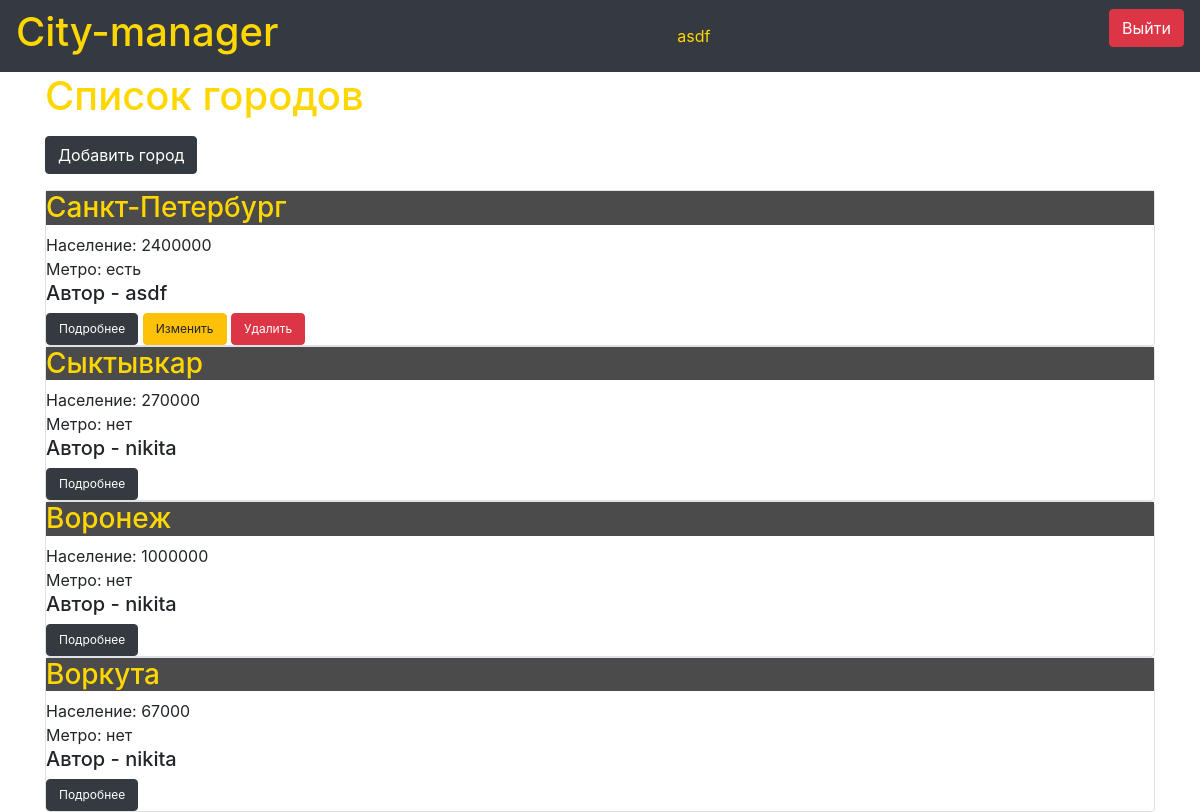
Page / (signed in) on the earlier database version.
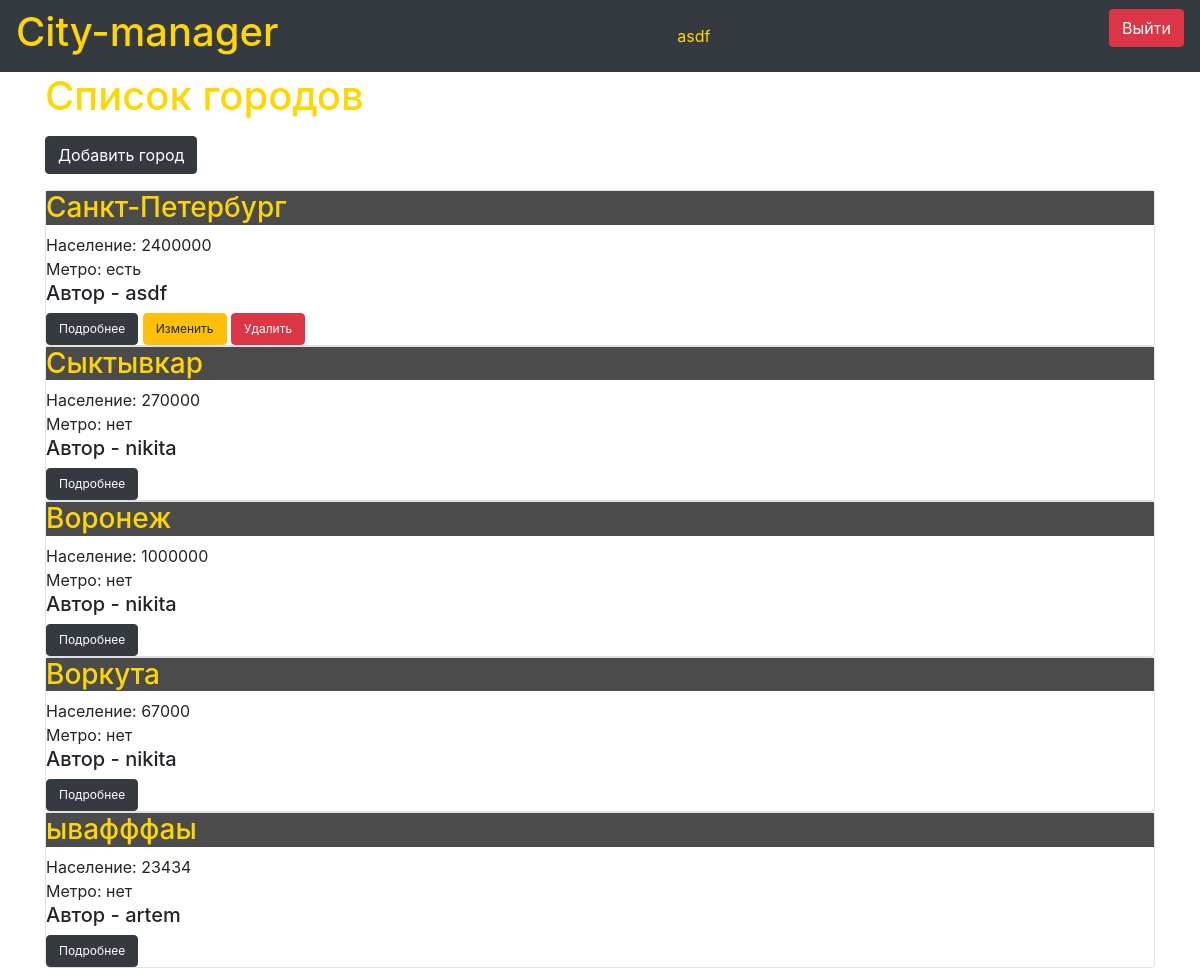
Same page on the later database version.
### data/users.py (models this page shows, shortened)
class User(SqlAlchemyBase, UserMixin):
    __tablename__ = 'users'
    id = sqlalchemy.Column(sqlalchemy.Integer,
                           primary_key=True, autoincrement=True)
    name = sqlalchemy.Column(sqlalchemy.String, nullable=True)
    about = sqlalchemy.Column(sqlalchemy.String, nullable=True)
    email = sqlalchemy.Column(sqlalchemy.String,
                              index=True, unique=True, nullable=True)
    hashed_password = sqlalchemy.Column(sqlalchemy.String, nullable=True)
    created_date = sqlalchemy.Column(sqlalchemy.DateTime,
                                     default=datetime.datetime.now)

### data/cities.py (models this page shows)
class City(SqlAlchemyBase):
    __tablename__ = 'cities'
    id = sqlalchemy.Column(sqlalchemy.Integer, primary_key=True, autoincrement=True)
    city = sqlalchemy.Column(sqlalchemy.Integer, nullable=True)
    count_of_people = sqlalchemy.Column(sqlalchemy.String, nullable=True)
    is_capital = sqlalchemy.Column(sqlalchemy.Integer, nullable=True)
    subway = sqlalchemy.Column(sqlalchemy.Boolean, nullable=True)
    user_id = sqlalchemy.Column(sqlalchemy.Integer, sqlalchemy.ForeignKey("users.id"))
    user = orm.relationship('User')

### main.py (the view)
@app.route("/")
def index():
    db_sess = db_session.create_session()
    cities = db_sess.query(City)
    return render_template("index.html", news=cities)

### data/db_session.py (called while the page is built)
def create_session() -> Session:
    global __factory
    return __factory()

### main.py (called while the page is built)
@login_manager.user_loader
def load_user(user_id):
    db_sess = db_session.create_session()
    return db_sess.query(User).get(user_id)

### templates/index.html (shortened to what this page needs)
{% extends "base.html" %}
{% block content %}
{% if current_user.is_authenticated %}
<h1>Список городов</h1>
{% if current_user.is_authenticated %}
    <a href="/cities" class="btn btn-dark">Добавить город</a>
{% endif %}
{% for item in news%}
<div class="col-md6 border rounded">
    <h3>{{item.city}}</h3>
    <div>
        Население: {{item.count_of_people}}
    </div>
    <div>
        Метро: {{"есть" if item.subway else "нет"}}
    </div>
    <div>
        <h5>Автор - {{item.user.name}}</h5>
    </div>
    <nav>
            <a class="btn btn-dark" href="/info" style="font-size: 12px">Подробнее</a>
    {% if current_user.is_authenticated and current_user == item.user %}
        <a href="/cities/{{ item.id }}" class="btn btn-warning" style="font-size: 12px">
            Изменить
        </a>
        <a href="/cities_delete/{{ item.id }}" class="btn btn-danger" style="font-size: 12px">
            Удалить
        </a>
    {% endif %}
    </nav>
    </div>
{% endfor %}
{% else %}
<h4> сначала зарегистрируйтесь</h4>
{% endif %}
{% endblock %}

### templates/base.html (shortened to what this page needs)
<!doctype html>
<html lang="en">
<head>
    <link rel="stylesheet"
          href="https://stackpath.bootstrapcdn.com/bootstrap/4.4.1/css/bootstrap.min.css"
>
    <link rel="stylesheet" type="text/css" href="{{url_for('static', filename='css/style.css')}}" />
</head>
<body>
<header>
    <nav class="navbar navbar-dark bg-dark">
        <h1>City-manager</h1>
        {% if current_user.is_authenticated %}
        <a style="color: gold">{{ current_user.name }}</a>
        <p>
            <a class="btn btn-danger" href="/logout">Выйти</a>
        </p>
        {% else %}
        <p>
            <a class="btn btn-light" href="/register">Зарегистрироваться</a>
            <a class="btn btn-warning" href="/login">Войти</a>
        </p>
        {% endif %}
    </nav>
</header>
<main role="main" class="container">
    {% block content %}{% endblock %}
</main>
</body>
</html>

### static/css/style.css (style rules this page uses)
h1 { color: gold }
h3 { color: gold; background-color: #4b4b4b }

Differences in the rows shown:
added City: city "ывафффаы", count_of_people "23434", subway "нет", user.name "artem"
